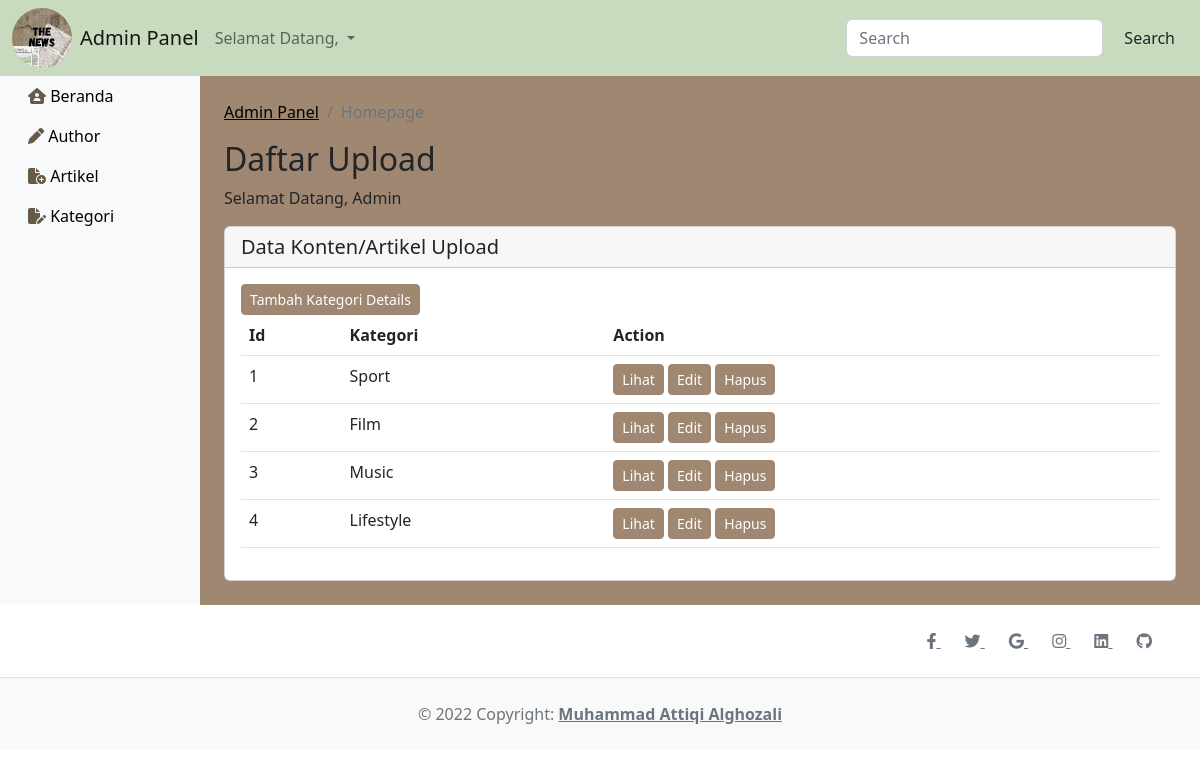
The page /admin/kategori.php on the database its author committed.
### tables this page shows
CREATE TABLE `kategori` (
  `id` int(11) NOT NULL,
  `jenis` varchar(30) NOT NULL
);

### admin/kategori.php (the view, shortened to what this page needs)
<!doctype html>
<html lang="en">
  <head>
    <link href="https://cdn.jsdelivr.net/npm/bootstrap@5.2.3/dist/css/bootstrap.min.css" rel="stylesheet">
    <link rel="stylesheet" href="https://cdnjs.cloudflare.com/ajax/libs/font-awesome/6.2.1/css/all.min.css" />
  </head>
  <body>
    <?php
      include '../connect.php';
    $sql= "SELECT * FROM kategori";
    $datas = $koneksi_server->query($sql);
     ?>
      <nav class="navbar navbar-expand-lg" style="background-color: #C8DBBE;">
        <div class="container-fluid">
          <img src="../img/The News.jpg" height="60" width="60" style="border-radius: 3rem;">
          <a class="navbar-brand m-2" href="#">Admin Panel</a>
          <div class="collapse navbar-collapse" id="navbarSupportedContent">
            <ul class="navbar-nav me-auto mb-2 mb-lg-0">
              <li class="nav-item dropdown">
                <a class="nav-link dropdown-toggle" href="#" role="button" data-bs-toggle="dropdown" aria-expanded="false">
                  Selamat Datang, <?php echo ($_SESSION['USER'])?>
                </a>
              </li>
            </ul>
            <form class="d-flex" role="search">
              <input class="form-control me-2" type="search" placeholder="Search" aria-label="Search">
              <button class="btn" type="submit">Search</button>
            </form>
          </div>
        </div>
      </nav>
      <div class="container-fluid" style="background-color: #9F8772">
        <div class="row">
          <nav id="sidebar" class="col-md-3 col-lg-2 d-md-block bg-light sidebar collapse">
            <div class="position-sticky" >
            <ul class="nav flex-column">
                <li class="nav-item">
                  <a class="nav-link active" aria-current="page" href="http://localhost/Finalpro/admin/dashboard.php">
                    <i class="fa-solid fa-house-user" style="color: #665A48;"></i>
                    <span style="color: black;">Beranda</span>
                  </a>
                </li>
                <li class="nav-item">
                  <a class="nav-link" aria-current="page" href="http://localhost/Finalpro/admin/author.php">
                    <i class="fa-solid fa-pen" style="color: #665A48;"></i>
                    <span style="color: black;">Author</span>
                  </a>
                </li>
                <li class="nav-item">
                  <a class="nav-link" aria-current="page" href="http://localhost/Finalpro/admin/artikel.php">
                    <i class="fa-solid fa-file-circle-plus" style="color: #665A48;"></i>
                    <span style="color: black;">Artikel</span>
                  </a>
                </li>
                <li class="nav-item">
                  <a class="nav-link" aria-current="page" href="http://localhost/Finalpro/admin/kategori.php">
                    <i class="fa-solid fa-file-pen" style="color: #665A48;"></i>
                    <span style="color: black;">Kategori</span>
                  </a>
                </li>
              </ul>
            </div>
          </nav>
          <main class="col-md-9 ms-sm-auto col-lg-10 px-md-4 py-4">
            <nav aria-label="breadcrumb">
              <ol class="breadcrumb">
                <li class="breadcrumb-item"><a href="../dashboard.php" style="color: black;">Admin Panel</a></li>
                <li class="breadcrumb-item active" aria-current="page">Homepage</li>
              </ol>
            </nav>
            <h1 class="h2">Daftar Upload</h1>
            <p>Selamat Datang, Admin</p>
            <div class="row">
              <div class="col-12 col-xl-12 mb-4 mb-lg-0">
                <div class="card">
                  <h5 class="card-header">Data Konten/Artikel Upload</h5>
                  <div class="card-body">
                    <a href="tambah_kategori.php" class="btn btn-sm btn-primary" style="background: #9F8772; border-color: #9F8772;"> Tambah Kategori Details</a>
                    <div class="table-responsive">
                      <table class="table">
                        <thead>
                          <tr>
                            <th scope="col">Id</th>
                            <th scope="col">Kategori</th>
                            <th scope="col">Action</th>
                          </tr>
                        </thead>
                        <tbody>
                          <?php
                            foreach ($datas as $key => $data){
                            echo'
                              <tr>
                                <td>'.($key+1).'</td>
                                <td>'.$data['jenis'].'</td>
                                  <td>
                                    <a href="show_kategori.php? id='.$data['id'].'" class="btn btn-sm btn-primary"style="background: #9F8772; border-color: #9F8772;">Lihat</a>
                                    <a href="edit_kategori.php? id='.$data['id'].'" class="btn btn-sm btn-primary"style="background: #9F8772; border-color: #9F8772;">Edit</a>
                                    <a href="del_kategori.php? id='.$data['id'].'" class="btn btn-sm btn-primary"style="background: #9F8772; border-color: #9F8772;">Hapus</a>
                                  </td>
                              </tr>
                            ';
                          }
                          ?>
                        </tbody>
                      </table>
                    </div>
                  </div>
                </div>
              </div>
            </div>
          </main>
      </div>
    </div>
              <footer class="text-center text-lg-start bg-white text-muted">
          <section class="d-flex justify-content-center justify-content-lg-between p-4 border-bottom">
            <div>
              <a href="" class="me-4 link-secondary">
                <i class="fab fa-facebook-f"></i>
              </a>
              <a href="" class="me-4 link-secondary">
                <i class="fab fa-twitter"></i>
              </a>
              <a href="" class="me-4 link-secondary">
                <i class="fab fa-google"></i>
              </a>
              <a href="" class="me-4 link-secondary">
                <i class="fab fa-instagram"></i>
              </a>
              <a href="" class="me-4 link-secondary">
                <i class="fab fa-linkedin"></i>
              </a>
              <a href="" class="me-4 link-secondary">
                <i class="fab fa-github"></i>
              </a>
            </div>
          </section>
          <div class="text-center p-4" style="background-color: rgba(0, 0, 0, 0.025);">
            © 2022 Copyright:
            <a class="text-reset fw-bold" href="https://mdbootstrap.com/">Muhammad Attiqi Alghozali</a>
          </div>
        </footer>
   </body>
</html>

### rows shown on the page
kategori: jenis "Sport"
kategori: jenis "Film"
kategori: jenis "Music"
kategori: jenis "Lifestyle"
